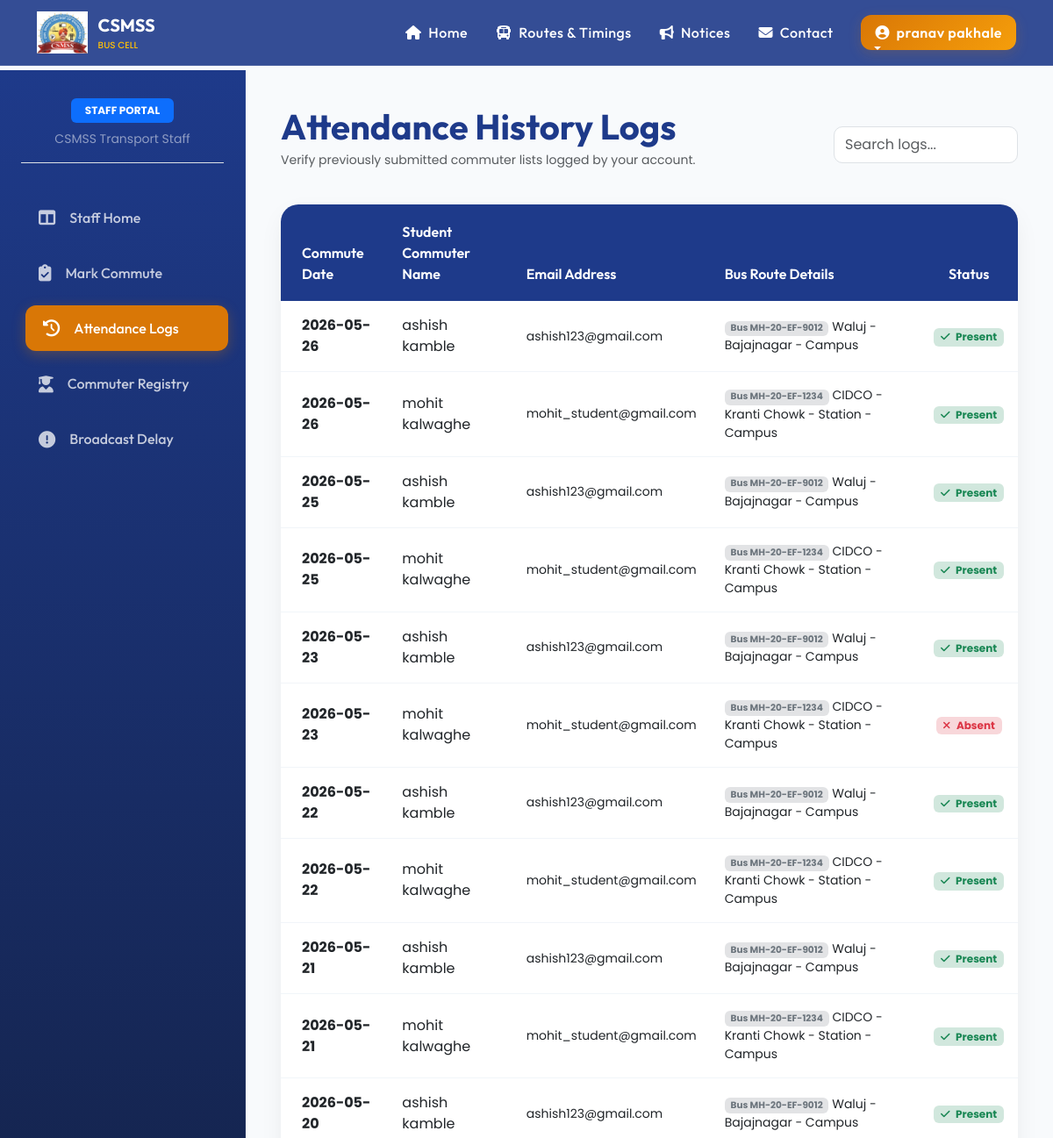
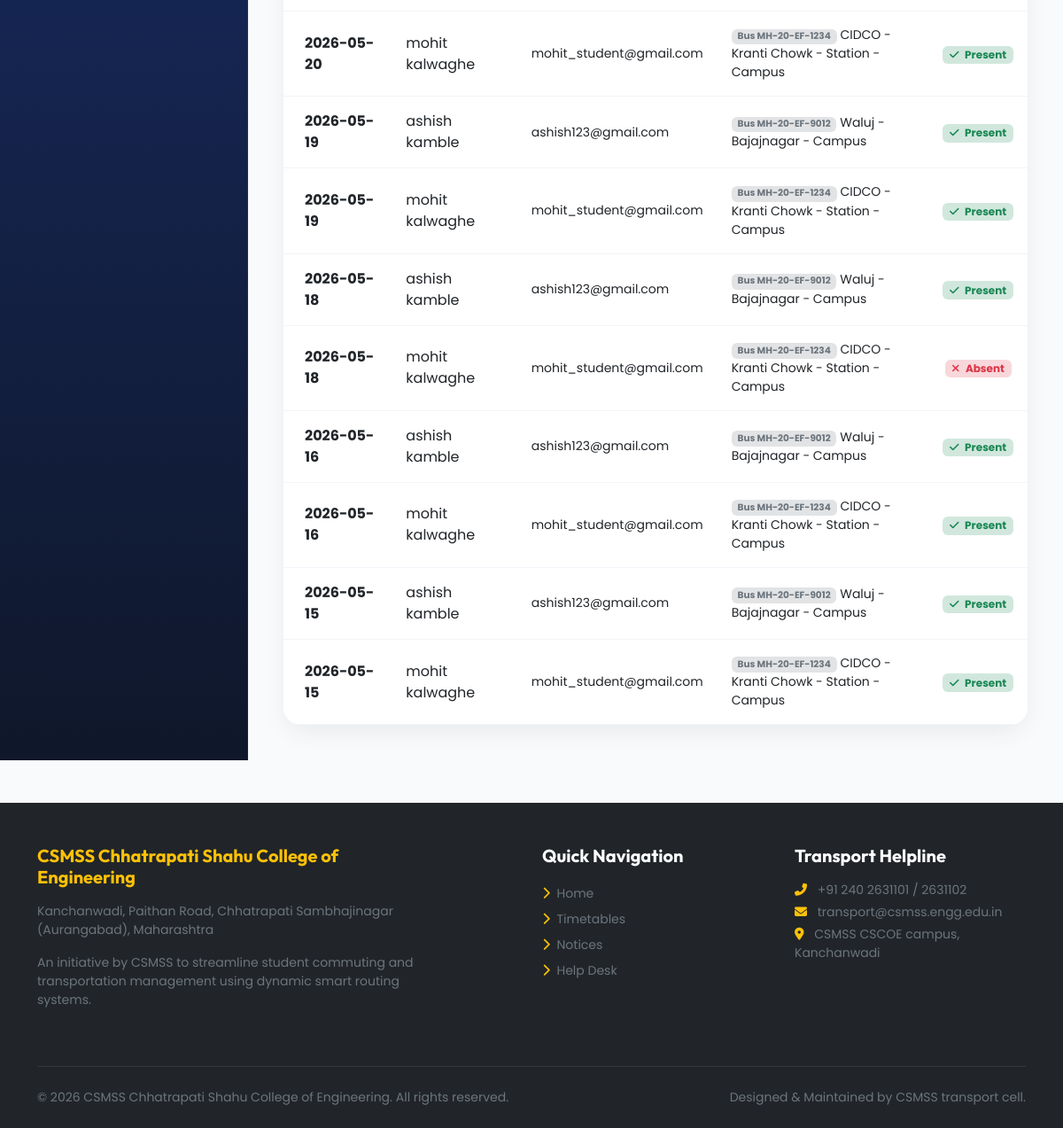
/staff/attendance/log (signed in), run on the app's committed database (2 pictures, top to bottom).
### models.py (models this page shows, shortened)
class User(db.Model, UserMixin):
    id = db.Column(db.Integer, primary_key=True)
    name = db.Column(db.String(100), nullable=False)
    email = db.Column(db.String(120), unique=True, nullable=False)
    password_hash = db.Column(db.String(256), nullable=False)
    role = db.Column(db.String(20), nullable=False)  # 'admin', 'staff', 'student'
    phone = db.Column(db.String(15), nullable=True)
    created_at = db.Column(db.DateTime, default=datetime.utcnow)

class Attendance(db.Model):
    id = db.Column(db.Integer, primary_key=True)
    student_id = db.Column(db.Integer, db.ForeignKey('user.id'), nullable=False)
    route_id = db.Column(db.Integer, db.ForeignKey('bus_route.id'), nullable=False)
    date = db.Column(db.Date, nullable=False)
    status = db.Column(db.String(10), nullable=False)  # 'Present', 'Absent'
    reason = db.Column(db.String(200), nullable=True)  # Optional reason for absence
    marked_by = db.Column(db.Integer, db.ForeignKey('user.id'), nullable=False)
    student = db.relationship('User', foreign_keys=[student_id], backref=db.backref('attendances', lazy=True, cascade="all, delete-orphan"))
    route = db.relationship('BusRoute', backref=db.backref('attendances', lazy=True))
    marker = db.relationship('User', foreign_keys=[marked_by])

class BusRoute(db.Model):
    id = db.Column(db.Integer, primary_key=True)
    route_name = db.Column(db.String(200), nullable=False)  # e.g., 'Chhatrapati Sambhajinagar - Paithan - Kanchanwadi'
    bus_number = db.Column(db.String(50), nullable=False)
    via_points = db.Column(db.String(500), nullable=False)  # e.g., 'CIDCO, Kranti Chowk, Railway Station'
    pickup_time = db.Column(db.String(50), nullable=False)  # e.g., '07:30 AM'
    dropoff_time = db.Column(db.String(50), nullable=False)  # e.g., '05:30 PM'
    status = db.Column(db.String(50), default="On Time")  # 'On Time', 'Delayed', 'Cancelled'
    delay_reason = db.Column(db.String(200), nullable=True)

### app.py (the view)
@app.route('/staff/attendance/log')
@login_required
@role_required('staff')
def staff_attendance_log():
    logs = Attendance.query.filter_by(marked_by=current_user.id).order_by(Attendance.date.desc(), Attendance.id.desc()).all()
    return render_template('staff/attendance_log.html', logs=logs)

### app.py (called while the page is built, shortened)
@login_manager.user_loader
def load_user(user_id):
    return User.query.get(int(user_id))

def role_required(*roles):
    def decorator(f):
        @wraps(f)
        def decorated_function(*args, **kwargs):
            if not current_user.is_authenticated:
                return redirect(url_for('login'))
            return f(*args, **kwargs)
        return decorated_function
    return decorator

@app.context_processor
def inject_branding():
    return {
        'college_name': 'CSMSS Chhatrapati Shahu College of Engineering',
        'college_address': 'Kanchanwadi, Paithan Road, Chhatrapati Sambhajinagar (Aurangabad), Maharashtra',
        'current_year': datetime.now().year
    }

### templates/staff/attendance_log.html (shortened to what this page needs)
{% extends "base.html" %}
{% block content %}
<div class="dashboard-container">
    <div class="sidebar-glass no-print">
        <div class="text-center mb-4 pb-3 border-bottom">
            <span class="badge bg-primary text-white px-3 py-2 text-uppercase fw-bold">Staff Portal</span>
            <p class="small text-white-50 mt-2 mb-0">CSMSS Transport Staff</p>
        </div>
        <a href="{{ url_for('staff_dashboard') }}" class="sidebar-link"><i class="fas fa-columns"></i> Staff Home</a>
        <a href="{{ url_for('staff_attendance') }}" class="sidebar-link"><i class="fas fa-clipboard-check"></i> Mark Commute</a>
        <a href="{{ url_for('staff_attendance_log') }}" class="sidebar-link active"><i class="fas fa-history"></i> Attendance Logs</a>
        <a href="{{ url_for('staff_students') }}" class="sidebar-link"><i class="fas fa-user-graduate"></i> Commuter Registry</a>
        <a href="{{ url_for('staff_notices') }}" class="sidebar-link"><i class="fas fa-exclamation-circle"></i> Broadcast Delay</a>
    </div>
    <div class="dashboard-content">
        <div class="d-flex justify-content-between align-items-center mb-4">
            <div>
                <h1 class="fw-bold mb-1" style="font-family:'Outfit';">Attendance History Logs</h1>
                <p class="text-muted small">Verify previously submitted commuter lists logged by your account.</p>
            </div>
            <div class="w-25 no-print">
                <input type="text" class="form-control table-search-input py-2" data-target-table="logsTable" placeholder="Search logs..." style="border-radius:10px;">
            </div>
        </div>
        <div class="card card-premium overflow-hidden">
            <div class="table-responsive">
                <table class="table table-hover table-premium mb-0" id="logsTable">
                    <thead>
                        <tr>
                            <th class="ps-4">Commute Date</th>
                            <th>Student Commuter Name</th>
                            <th>Email Address</th>
                            <th>Bus Route Details</th>
                            <th class="text-center">Status</th>
                        </tr>
                    </thead>
                    <tbody>
                        {% if logs %}
                            {% for log in logs %}
                            <tr>
                                <td class="ps-4"><strong class="text-dark">{{ log.date.strftime('%Y-%m-%d') }}</strong></td>
                                <td>{{ log.student.name }}</td>
                                <td class="small">{{ log.student.email }}</td>
                                <td class="small"><span class="badge bg-secondary-subtle text-secondary">Bus {{ log.route.bus_number }}</span> {{ log.route.route_name }}</td>
                                <td class="text-center">
                                    {% if log.status == 'Present' %}
                                        <span class="badge bg-success-subtle text-success"><i class="fas fa-check me-1"></i> Present</span>
                                    {% else %}
                                        <span class="badge bg-danger-subtle text-danger"><i class="fas fa-times me-1"></i> Absent</span>
                                    {% endif %}
                                </td>
                            </tr>
                            {% endfor %}
                        {% endif %}
                    </tbody>
                </table>
            </div>
        </div>
    </div>
</div>
{% endblock %}

### templates/base.html (shortened to what this page needs)
<!DOCTYPE html>
<html lang="en">
<head>
    <link href="https://cdnjs.cloudflare.com/ajax/libs/font-awesome/6.4.0/css/all.min.css" rel="stylesheet">
    <link href="https://cdn.jsdelivr.net/npm/bootstrap@5.3.0/dist/css/bootstrap.min.css" rel="stylesheet">
    <link rel="stylesheet" href="{{ url_for('static', filename='css/style.css') }}">
</head>
<body>
    <nav class="navbar navbar-expand-lg navbar-dark navbar-glass fixed-top no-print">
        <div class="container">
            <a class="navbar-brand d-flex align-items-center" href="{{ url_for('home') }}">
                <img src="{{ url_for('static', filename='images/logo.png') }}" alt="CSMSS Logo">
                <div>
                    <span class="d-block fw-bold fs-5 text-white" style="font-family: 'Outfit';">CSMSS</span>
                    <span class="d-block text-warning" style="font-size: 0.65rem; font-weight: 500;">BUS CELL</span>
                </div>
            </a>
            <div class="collapse navbar-collapse" id="mainNavbar">
                <ul class="navbar-nav ms-auto mb-2 mb-lg-0 align-items-center">
                    <li class="nav-item">
                        <a class="nav-link text-white" href="{{ url_for('home') }}"><i class="fas fa-home me-1"></i> Home</a>
                    </li>
                    <li class="nav-item">
                        <a class="nav-link text-white" href="{{ url_for('schedules') }}"><i class="fas fa-bus me-1"></i> Routes & Timings</a>
                    </li>
                    <li class="nav-item">
                        <a class="nav-link text-white" href="{{ url_for('notices_list') }}"><i class="fas fa-bullhorn me-1"></i> Notices</a>
                    </li>
                    <li class="nav-item">
                        <a class="nav-link text-white" href="{{ url_for('contact') }}"><i class="fas fa-envelope me-1"></i> Contact</a>
                    </li>
                    {% if current_user.is_authenticated %}
                        <li class="nav-item dropdown ms-lg-3">
                            <a class="nav-link dropdown-toggle btn btn-csmss-secondary text-white px-3" href="#" id="userDropdown" role="button" data-bs-toggle="dropdown">
                                <i class="fas fa-user-circle me-1"></i> {{ current_user.name }}
                            </a>
                        </li>
                    {% endif %}
                </ul>
            </div>
        </div>
    </nav>
    <div style="margin-top: 80px;">
        {% block content %}{% endblock %}
    </div>
    <footer class="bg-dark text-light pt-5 pb-4 mt-5 no-print" style="border-top: 5px solid var(--secondary-color);">
        <div class="container">
            <div class="row">
                <div class="col-md-5 mb-4">
                    <h5 class="text-warning fw-bold mb-3">{{ college_name }}</h5>
                    <p class="text-secondary small">{{ college_address }}</p>
                    <p class="small text-secondary mt-3">An initiative by CSMSS to streamline student commuting and transportation management using dynamic smart routing systems.</p>
                </div>
                <div class="col-md-3 mb-4 ms-auto">
                    <h5 class="text-white fw-bold mb-3">Quick Navigation</h5>
                    <ul class="list-unstyled">
                        <li><a href="{{ url_for('home') }}" class="text-secondary text-decoration-none small d-block py-1 hover-link"><i class="fas fa-chevron-right me-1 text-warning"></i> Home</a></li>
                        <li><a href="{{ url_for('schedules') }}" class="text-secondary text-decoration-none small d-block py-1 hover-link"><i class="fas fa-chevron-right me-1 text-warning"></i> Timetables</a></li>
                        <li><a href="{{ url_for('notices_list') }}" class="text-secondary text-decoration-none small d-block py-1 hover-link"><i class="fas fa-chevron-right me-1 text-warning"></i> Notices</a></li>
                        <li><a href="{{ url_for('contact') }}" class="text-secondary text-decoration-none small d-block py-1 hover-link"><i class="fas fa-chevron-right me-1 text-warning"></i> Help Desk</a></li>
                    </ul>
                </div>
                <div class="col-md-3 mb-4">
                    <h5 class="text-white fw-bold mb-3">Transport Helpline</h5>
                    <p class="small text-secondary mb-1"><i class="fas fa-phone-alt text-warning me-2"></i> +91 240 2631101 / 2631102</p>
                    <p class="small text-secondary mb-1"><i class="fas fa-envelope text-warning me-2"></i> transport@csmss.engg.edu.in</p>
                    <p class="small text-secondary mb-1"><i class="fas fa-map-marker-alt text-warning me-2"></i> CSMSS CSCOE campus, Kanchanwadi</p>
                </div>
            </div>
            <hr class="border-secondary mt-4 mb-4">
            <div class="row align-items-center">
                <div class="col-md-6">
                    <p class="small text-secondary mb-0">&copy; {{ current_year }} CSMSS Chhatrapati Shahu College of Engineering. All rights reserved.</p>
                </div>
                <div class="col-md-6 text-md-end">
                    <p class="small text-secondary mb-0">Designed & Maintained by CSMSS transport cell.</p>
                </div>
            </div>
        </div>
    </footer>
</body>
</html>

### static/css/style.css (style rules this page uses)
body { font-family: 'Poppins', sans-serif; background-color: #f8fafc; color: #334155; overflow-x: hidden; scroll-behavior: smooth; }
h1, h2, h3, h4, h5, h6 { font-family: 'Outfit', sans-serif; font-weight: 700; color: #1e3a8a; }
.navbar-glass { background: rgba(30, 58, 138, 0.9); backdrop-filter: blur(10px); -webkit-backdrop-filter: blur(10px); border-bottom: 1px solid rgba(255, 255, 255, 0.1); transition: all 0.3s ease; }
.navbar-brand img { height: 48px; margin-right: 12px; }
.nav-link { font-family: 'Outfit', sans-serif; font-weight: 500; letter-spacing: 0.5px; padding: 0.5rem 1rem !important; position: relative; }
.nav-link::after { content: ''; position: absolute; width: 0; height: 2px; bottom: 0; left: 10px; background-color: #d97706; transition: width 0.3s ease; }
.dashboard-container { display: flex; min-height: 92vh; }
.sidebar-glass { width: 280px; background: linear-gradient(180deg, #1e3a8a 0%, #0f172a 100%); color: #ffffff; padding: 2rem 1.5rem; display: flex; flex-direction: column; gap: 0.75rem; border-right: 1px solid rgba(255, 255, 255, 0.05); }
.sidebar-link { display: flex; align-items: center; gap: 1rem; padding: 0.85rem 1.25rem; border-radius: 12px; color: rgba(255, 255, 255, 0.75); text-decoration: none; font-weight: 500; font-family: 'Outfit', sans-serif; transition: all 0.3s cubic-bezier(0.4, 0, 0.2, 1); }
.sidebar-link i { font-size: 1.2rem; }
.sidebar-link:hover, .sidebar-link.active { background: rgba(255, 255, 255, 0.1); color: #ffffff; transform: translateX(5px); }
.sidebar-link.active { background: #d97706; color: #ffffff; box-shadow: 0 4px 15px rgba(217, 119, 6, 0.3); }
.dashboard-content { flex: 1; padding: 2.5rem; background-color: #f8fafc; }
.card-premium { background: #ffffff; border: none; border-radius: 20px; box-shadow: 0 10px 30px -5px rgba(0, 0, 0, 0.08); transition: all 0.4s cubic-bezier(0.16, 1, 0.3, 1); overflow: hidden; }
.btn-csmss-secondary { background: linear-gradient(135deg, #d97706 0%, #f59e0b 100%); color: #ffffff; border: none; border-radius: 12px; padding: 0.75rem 1.5rem; font-weight: 600; box-shadow: 0 4px 15px rgba(217, 119, 6, 0.2); transition: all 0.3s ease; }
.table-premium { background: #ffffff; border-radius: 16px; overflow: hidden; box-shadow: 0 10px 30px -5px rgba(0, 0, 0, 0.08); }
.table-premium th { background-color: #1e3a8a; color: #ffffff; font-family: 'Outfit', sans-serif; font-weight: 600; border: none; padding: 1.2rem 1rem; }
.table-premium td { padding: 1rem; vertical-align: middle; border-bottom: 1px solid #f1f5f9; }

### data on the page
User: name "pranav pakhale"
Attendance: date "2026-05-26", student.name "ashish kamble", student.email "ashish123@gmail.com", route.bus_number "MH-20-EF-9012", route.route_name "Waluj - Bajajnagar - Campus", status "Present" (drawn)
Attendance: date "2026-05-26", student.name "mohit kalwaghe", student.email "mohit_student@gmail.com", route.bus_number "MH-20-EF-1234", route.route_name "CIDCO - Kranti Chowk - Station - Campus", status "Present" (drawn)
Attendance: date "2026-05-25", student.name "ashish kamble", student.email "ashish123@gmail.com", route.bus_number "MH-20-EF-9012", route.route_name "Waluj - Bajajnagar - Campus", status "Present" (drawn)
Attendance: date "2026-05-25", student.name "mohit kalwaghe", student.email "mohit_student@gmail.com", route.bus_number "MH-20-EF-1234", route.route_name "CIDCO - Kranti Chowk - Station - Campus", status "Present" (drawn)
Attendance: date "2026-05-23", student.name "ashish kamble", student.email "ashish123@gmail.com", route.bus_number "MH-20-EF-9012", route.route_name "Waluj - Bajajnagar - Campus", status "Present" (drawn)
Attendance: date "2026-05-23", student.name "mohit kalwaghe", student.email "mohit_student@gmail.com", route.bus_number "MH-20-EF-1234", route.route_name "CIDCO - Kranti Chowk - Station - Campus", status "Absent" (drawn)
Attendance: date "2026-05-22", student.name "ashish kamble", student.email "ashish123@gmail.com", route.bus_number "MH-20-EF-9012", route.route_name "Waluj - Bajajnagar - Campus", status "Present" (drawn)
Attendance: date "2026-05-22", student.name "mohit kalwaghe", student.email "mohit_student@gmail.com", route.bus_number "MH-20-EF-1234", route.route_name "CIDCO - Kranti Chowk - Station - Campus", status "Present" (drawn)
Attendance: date "2026-05-21", student.name "ashish kamble", student.email "ashish123@gmail.com", route.bus_number "MH-20-EF-9012", route.route_name "Waluj - Bajajnagar - Campus", status "Present" (drawn)
Attendance: date "2026-05-21", student.name "mohit kalwaghe", student.email "mohit_student@gmail.com", route.bus_number "MH-20-EF-1234", route.route_name "CIDCO - Kranti Chowk - Station - Campus", status "Present" (drawn)
Attendance: date "2026-05-20", student.name "ashish kamble", student.email "ashish123@gmail.com", route.bus_number "MH-20-EF-9012", route.route_name "Waluj - Bajajnagar - Campus", status "Present" (drawn)
Attendance: date "2026-05-20", student.name "mohit kalwaghe", student.email "mohit_student@gmail.com", route.bus_number "MH-20-EF-1234", route.route_name "CIDCO - Kranti Chowk - Station - Campus", status "Present" (drawn)
Attendance: date "2026-05-19", student.name "ashish kamble", student.email "ashish123@gmail.com", route.bus_number "MH-20-EF-9012", route.route_name "Waluj - Bajajnagar - Campus", status "Present" (drawn)
Attendance: date "2026-05-19", student.name "mohit kalwaghe", student.email "mohit_student@gmail.com", route.bus_number "MH-20-EF-1234", route.route_name "CIDCO - Kranti Chowk - Station - Campus", status "Present" (drawn)
Attendance: date "2026-05-18", student.name "ashish kamble", student.email "ashish123@gmail.com", route.bus_number "MH-20-EF-9012", route.route_name "Waluj - Bajajnagar - Campus", status "Present" (drawn)
Attendance: date "2026-05-18", student.name "mohit kalwaghe", student.email "mohit_student@gmail.com", route.bus_number "MH-20-EF-1234", route.route_name "CIDCO - Kranti Chowk - Station - Campus", status "Absent" (drawn)
Attendance: date "2026-05-16", student.name "ashish kamble", student.email "ashish123@gmail.com", route.bus_number "MH-20-EF-9012", route.route_name "Waluj - Bajajnagar - Campus", status "Present" (drawn)
Attendance: date "2026-05-16", student.name "mohit kalwaghe", student.email "mohit_student@gmail.com", route.bus_number "MH-20-EF-1234", route.route_name "CIDCO - Kranti Chowk - Station - Campus", status "Present" (drawn)
Attendance: date "2026-05-15", student.name "ashish kamble", student.email "ashish123@gmail.com", route.bus_number "MH-20-EF-9012", route.route_name "Waluj - Bajajnagar - Campus", status "Present" (drawn)
Attendance: date "2026-05-15", student.name "mohit kalwaghe", student.email "mohit_student@gmail.com", route.bus_number "MH-20-EF-1234", route.route_name "CIDCO - Kranti Chowk - Station - Campus", status "Present" (drawn)

### other printed values
{{ college_name }} "CSMSS Chhatrapati Shahu College of Engineering"
{{ college_address }} "Kanchanwadi, Paithan Road, Chhatrapati Sambhajinagar (Aurangabad), Maharashtra"
